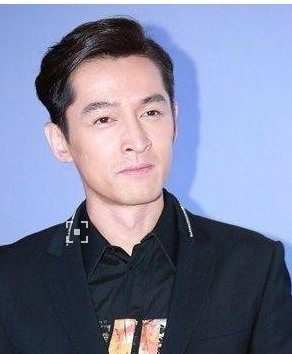
#> input picture modules/tensorrt_demo/face_alignment/test.jpg, 292 x 354 px
$ python demo.py
#> lines starting #> are read from the running program, lines starting #| are printed output that depends on the picture
#> further down, image is the input picture: PIL image 292x354 RGB; mean R, G, B 124.1, 128.9, 155.5
### modules/tensorrt_demo/face_alignment/alignment/align_trans.py
# -*- coding: utf-8 -*-

import numpy as np
import cv2
from alignment.matlab_cp2tform import get_similarity_transform_for_cv2

# reference facial points, a list of coordinates (x,y)
REFERENCE_FACIAL_POINTS = [
    [30.29459953, 51.69630051],
    [65.53179932, 51.50139999],
    [48.02519989, 71.73660278],
    [33.54930115, 92.3655014],
    [62.72990036, 92.20410156]
]

DEFAULT_CROP_SIZE = (96, 112)


class FaceWarpException(Exception):
    def __str__(self):
        return 'In File {}:{}'.format(
            __file__, super.__str__(self))


def get_reference_facial_points(output_size=None, inner_padding_factor=0.0, outer_padding=(0, 0), default_square=False):
    '''
    get reference 5 key points according to crop settings:
    0. Set default crop_size:
        if default_square:
            crop_size = (112, 112)
        else:
            crop_size = (96, 112)
    1. Pad the crop_size by inner_padding_factor in each side;
    2. Resize crop_size into (output_size - outer_padding*2),
        pad into output_size with outer_padding;
    3. Output reference_5point;
    :param output_size: (w, h) or None,size of aligned face image
    :param inner_padding_factor:  (w_factor, h_factor),padding factor for inner (w, h)
    :param outer_padding: (w_pad, h_pad), each row is a pair of coordinates (x, y)
    :param default_square: True or False,
        if True:
            default crop_size = (112, 112)
        else:
            default crop_size = (96, 112);
        make sure, if output_size is not None:
             (output_size - outer_padding) = some_scale * (default crop_size * (1.0 + inner_padding_factor))
    :return: reference_5point: 5x2 np.array, each row is a pair of transformed coordinates (x, y)
    '''
    # [7 lines of commented-out code are left out]

    tmp_5pts = np.array(REFERENCE_FACIAL_POINTS)
    tmp_crop_size = np.array(DEFAULT_CROP_SIZE)

    # 0) make the inner region a square
    if default_square:
        size_diff = max(tmp_crop_size) - tmp_crop_size
        tmp_5pts += size_diff / 2
        tmp_crop_size += size_diff

    # print('---> default:')
    # print('              crop_size = ', tmp_crop_size)
    # print('              reference_5pts = ', tmp_5pts)

    if (output_size and
            output_size[0] == tmp_crop_size[0] and
            output_size[1] == tmp_crop_size[1]):
        # print('output_size == DEFAULT_CROP_SIZE {}: return default reference points'.format(tmp_crop_size))
        return tmp_5pts

    if (inner_padding_factor == 0 and
            outer_padding == (0, 0)):
        if output_size is None:
            # print('No paddings to do: return default reference points')
            return tmp_5pts
        else:
            raise FaceWarpException(
                'No paddings to do, output_size must be None or {}'.format(tmp_crop_size))

    # check output size
    if not (0 <= inner_padding_factor <= 1.0):
        raise FaceWarpException('Not (0 <= inner_padding_factor <= 1.0)')

    if ((inner_padding_factor > 0 or outer_padding[0] > 0 or outer_padding[1] > 0)
            and output_size is None):
        output_size = tmp_crop_size * \
                      (1 + inner_padding_factor * 2).astype(np.int32)
        output_size += np.array(outer_padding)
        # print('              deduced from paddings, output_size = ', output_size)

    if not (outer_padding[0] < output_size[0]
            and outer_padding[1] < output_size[1]):
        raise FaceWarpException('Not (outer_padding[0] < output_size[0]'
                                'and outer_padding[1] < output_size[1])')

    # 1) pad the inner region according inner_padding_factor
    # print('---> STEP1: pad the inner region according inner_padding_factor')
    if inner_padding_factor > 0:
        size_diff = tmp_crop_size * inner_padding_factor * 2
        tmp_5pts += size_diff / 2
        tmp_crop_size += np.round(size_diff).astype(np.int32)

    # print('              crop_size = ', tmp_crop_size)
    # print('              reference_5pts = ', tmp_5pts)

    # 2) resize the padded inner region
    # print('---> STEP2: resize the padded inner region')
    size_bf_outer_pad = np.array(output_size) - np.array(outer_padding) * 2
    # print('              crop_size = ', tmp_crop_size)
    # print('              size_bf_outer_pad = ', size_bf_outer_pad)

    if size_bf_outer_pad[0] * tmp_crop_size[1] != size_bf_outer_pad[1] * tmp_crop_size[0]:
        raise FaceWarpException('Must have (output_size - outer_padding)'
                                '= some_scale * (crop_size * (1.0 + inner_padding_factor)')

    scale_factor = size_bf_outer_pad[0].astype(np.float32) / tmp_crop_size[0]
    # print('              resize scale_factor = ', scale_factor)
    tmp_5pts = tmp_5pts * scale_factor
    #    size_diff = tmp_crop_size * (scale_factor - min(scale_factor))
    #    tmp_5pts = tmp_5pts + size_diff / 2
    tmp_crop_size = size_bf_outer_pad
    # print('              crop_size = ', tmp_crop_size)
    # print('              reference_5pts = ', tmp_5pts)

    # 3) add outer_padding to make output_size
    reference_5point = tmp_5pts + np.array(outer_padding)
    tmp_crop_size = output_size
    # [5 lines of commented-out code are left out]

    return reference_5point


def warp_and_crop_face(src_img, facial_pts, reference_pts=None, crop_size=(96, 112), align_type='smilarity'):
    '''
    apply affine transform 'trans' to uv
    :param src_img: np.array,input image
    :param facial_pts: could be
            1)a list of K coordinates (x,y)
            2) Kx2 or 2xK np.array
            each row or col is a pair of coordinates (x, y)
    :param reference_pts:  could be
            1) a list of K coordinates (x,y)
            2) Kx2 or 2xK np.array,each row or col is a pair of coordinates (x, y)
            3) None,if None, use default reference facial points
    :param crop_size: (w, h),output face image size
    :param align_type: transform type, could be one of
            1) 'similarity': use similarity transform
            2) 'cv2_affine': use the first 3 points to do affine transform,by calling cv2.getAffineTransform()
            3) 'affine': use all points to do affine transform
    :return: face_img, face image with size (w, h) = @crop_size
    '''
    if reference_pts is None:
        if crop_size[0] == 96 and crop_size[1] == 112:
            reference_pts = REFERENCE_FACIAL_POINTS
        else:
            default_square = False
            inner_padding_factor = 0
            outer_padding = (0, 0)
            output_size = crop_size

            reference_pts = get_reference_facial_points(output_size,
                                                        inner_padding_factor,
                                                        outer_padding,
                                                        default_square)

    ref_pts = np.float32(reference_pts)
    ref_pts_shp = ref_pts.shape
    if max(ref_pts_shp) < 3 or min(ref_pts_shp) != 2:
        raise FaceWarpException(
            'reference_pts.shape must be (K,2) or (2,K) and K>2')

    if ref_pts_shp[0] == 2:
        ref_pts = ref_pts.T

    src_pts = np.float32(facial_pts)
    src_pts_shp = src_pts.shape
    if max(src_pts_shp) < 3 or min(src_pts_shp) != 2:
        raise FaceWarpException(
            'facial_pts.shape must be (K,2) or (2,K) and K>2')

    if src_pts_shp[0] == 2:
        src_pts = src_pts.T

    #    #print('--->src_pts:\n', src_pts
    #    #print('--->ref_pts\n', ref_pts

    if src_pts.shape != ref_pts.shape:
        raise FaceWarpException(
            'facial_pts and reference_pts must have the same shape')

    if align_type is 'cv2_affine':
        tfm = cv2.getAffineTransform(src_pts[0:3], ref_pts[0:3])
    #        #print(('cv2.getAffineTransform() returns tfm=\n' + str(tfm))
    elif align_type is 'affine':
        tfm = get_affine_transform_matrix(src_pts, ref_pts)
    #        #print(('get_affine_transform_matrix() returns tfm=\n' + str(tfm))
    else:
        tfm = get_similarity_transform_for_cv2(src_pts, ref_pts)
    #        #print(('get_similarity_transform_for_cv2() returns tfm=\n' + str(tfm))

    #    #print('--->Transform matrix: '
    #    #print(('type(tfm):' + str(type(tfm)))
    #    #print(('tfm.dtype:' + str(tfm.dtype))
    #    #print( tfm

    face_img = cv2.warpAffine(src_img, tfm, (crop_size[0], crop_size[1]))

    return face_img


# [45 lines left out: function get_affine_transform_matrix, not called in this run]

### modules/tensorrt_demo/face_alignment/alignment/matlab_cp2tform.py
# -*-coding: utf-8 -*-

import numpy as np
from numpy.linalg import inv, norm, lstsq
from numpy.linalg import matrix_rank as rank


class MatlabCp2tormException(Exception):
    def __str__(self):
        return "In File {}:{}".format(
                __file__, super.__str__(self))

def tformfwd(trans, uv):
    """
    Function:
    ----------
        apply affine transform 'trans' to uv

    Parameters:
    ----------
        @trans: 3x3 np.array
            transform matrix
        @uv: Kx2 np.array
            each row is a pair of coordinates (x, y)

    Returns:
    ----------
        @xy: Kx2 np.array
            each row is a pair of transformed coordinates (x, y)
    """
    uv = np.hstack((
        uv, np.ones((uv.shape[0], 1))
    ))
    xy = np.dot(uv, trans)
    xy = xy[:, 0:-1]
    return xy


# [21 lines left out: function tforminv, not called in this run]


def findNonreflectiveSimilarity(uv, xy, options=None):

    options = {'K': 2}

    K = options['K']
    M = xy.shape[0]
    x = xy[:, 0].reshape((-1, 1))  # use reshape to keep a column vector
    y = xy[:, 1].reshape((-1, 1))  # use reshape to keep a column vector
    # print('--->x, y:\n', x, y

    tmp1 = np.hstack((x, y, np.ones((M, 1)), np.zeros((M, 1))))
    tmp2 = np.hstack((y, -x, np.zeros((M, 1)), np.ones((M, 1))))
    X = np.vstack((tmp1, tmp2))
    # print('--->X.shape: ', X.shape
    # print('X:\n', X

    u = uv[:, 0].reshape((-1, 1))  # use reshape to keep a column vector
    v = uv[:, 1].reshape((-1, 1))  # use reshape to keep a column vector
    U = np.vstack((u, v))
    # print('--->U.shape: ', U.shape
    # print('U:\n', U

    # We know that X * r = U
    if rank(X) >= 2 * K:
        r, _, _, _ = lstsq(X, U,rcond=None)
        r = np.squeeze(r)
    else:
        raise Exception("cp2tform: two Unique Points Req")

    # print('--->r:\n', r

    sc = r[0]
    ss = r[1]
    tx = r[2]
    ty = r[3]

    Tinv = np.array([
        [sc, -ss, 0],
        [ss,  sc, 0],
        [tx,  ty, 1]
    ])

    # print('--->Tinv:\n', Tinv

    T = inv(Tinv)
    # print('--->T:\n', T

    T[:, 2] = np.array([0, 0, 1])

    return T, Tinv


def findSimilarity(uv, xy, options=None):

    options = {'K': 2}

#    uv = np.array(uv)
#    xy = np.array(xy)

    # Solve for trans1
    trans1, trans1_inv = findNonreflectiveSimilarity(uv, xy, options)

    # Solve for trans2

    # manually reflect the xy data across the Y-axis
    xyR = xy
    xyR[:, 0] = -1 * xyR[:, 0]

    trans2r, trans2r_inv = findNonreflectiveSimilarity(uv, xyR, options)

    # manually reflect the tform to undo the reflection done on xyR
    TreflectY = np.array([
        [-1, 0, 0],
        [0, 1, 0],
        [0, 0, 1]
    ])

    trans2 = np.dot(trans2r, TreflectY)

    # Figure out if trans1 or trans2 is better
    xy1 = tformfwd(trans1, uv)
    norm1 = norm(xy1 - xy)

    xy2 = tformfwd(trans2, uv)
    norm2 = norm(xy2 - xy)

    if norm1 <= norm2:
        return trans1, trans1_inv
    else:
        trans2_inv = inv(trans2)
        return trans2, trans2_inv


def get_similarity_transform(src_pts, dst_pts, reflective = True):
    """
    Function:
    ----------
        Find Similarity Transform Matrix 'trans':
            u = src_pts[:, 0]
            v = src_pts[:, 1]
            x = dst_pts[:, 0]
            y = dst_pts[:, 1]
            [x, y, 1] = [u, v, 1] * trans

    Parameters:
    ----------
        @src_pts: Kx2 np.array
            source points, each row is a pair of coordinates (x, y)
        @dst_pts: Kx2 np.array
            destination points, each row is a pair of transformed
            coordinates (x, y)
        @reflective: True or False
            if True:
                use reflective similarity transform
            else:
                use non-reflective similarity transform

    Returns:
    ----------
       @trans: 3x3 np.array
            transform matrix from uv to xy
        trans_inv: 3x3 np.array
            inverse of trans, transform matrix from xy to uv
    """

    if reflective:
        trans, trans_inv = findSimilarity(src_pts, dst_pts)
    else:
        trans, trans_inv = findNonreflectiveSimilarity(src_pts, dst_pts)

    return trans, trans_inv


def cvt_tform_mat_for_cv2(trans):
    """
    Function:
    ----------
        Convert Transform Matrix 'trans' into 'cv2_trans' which could be
        directly used by cv2.warpAffine():
            u = src_pts[:, 0]
            v = src_pts[:, 1]
            x = dst_pts[:, 0]
            y = dst_pts[:, 1]
            [x, y].T = cv_trans * [u, v, 1].T

    Parameters:
    ----------
        @trans: 3x3 np.array
            transform matrix from uv to xy

    Returns:
    ----------
        @cv2_trans: 2x3 np.array
            transform matrix from src_pts to dst_pts, could be directly used
            for cv2.warpAffine()
    """
    cv2_trans = trans[:, 0:2].T

    return cv2_trans


def get_similarity_transform_for_cv2(src_pts, dst_pts, reflective = True):
    """
    Function:
    ----------
        Find Similarity Transform Matrix 'cv2_trans' which could be
        directly used by cv2.warpAffine():
            u = src_pts[:, 0]
            v = src_pts[:, 1]
            x = dst_pts[:, 0]
            y = dst_pts[:, 1]
            [x, y].T = cv_trans * [u, v, 1].T

    Parameters:
    ----------
        @src_pts: Kx2 np.array
            source points, each row is a pair of coordinates (x, y)
        @dst_pts: Kx2 np.array
            destination points, each row is a pair of transformed
            coordinates (x, y)
        reflective: True or False
            if True:
                use reflective similarity transform
            else:
                use non-reflective similarity transform

    Returns:
    ----------
        @cv2_trans: 2x3 np.array
            transform matrix from src_pts to dst_pts, could be directly used
            for cv2.warpAffine()
    """
    trans, trans_inv = get_similarity_transform(src_pts, dst_pts, reflective)
    cv2_trans = cvt_tform_mat_for_cv2(trans)

    return cv2_trans


# [87 lines that do not run on import are left out]

### modules/tensorrt_demo/face_alignment/demo.py
# -*-coding: utf-8 -*-
import os, sys

sys.path.append(os.path.dirname(__file__))
import numpy as np
import cv2
import PIL.Image as Image
from alignment import align_trans


def show_landmark_boxes(win_name, image, landmarks_list, boxes):
    '''
    显示landmark和boxes
    :param win_name:
    :param image:
    :param landmarks_list: [[x1, y1], [x2, y2]]
    :param boxes:     [[ x1, y1, x2, y2],[ x1, y1, x2, y2]]
    :return:
    '''
#> called with win_name = 'image', landmarks_list = array of shape (1, 5, 2), boxes = array of shape (1, 4)
    point_size = 1
    point_color = (0, 0, 255)  # BGR
    thickness = 4  # 可以为 0 、4、8
    for landmarks in landmarks_list:
        for landmark in landmarks:
            # 要画的点的坐标
            point = (int(landmark[0]), int(landmark[1]))
            cv2.circle(image, point, point_size, point_color, thickness)
#> image: shape (354, 292, 3)
    show_image_boxes(win_name, image, boxes)


def show_image_boxes(win_name, image, boxes_list):
    '''
    :param win_name:
    :param image:
    :param boxes_list:[[ x1, y1, x2, y2],[ x1, y1, x2, y2]]
    :return:
    '''
#> called with win_name = 'image', boxes_list = array of shape (1, 4)
    for box in boxes_list:
        x1, y1, x2, y2 = box
        point1 = (int(x1), int(y1))
        point2 = (int(x2), int(y2))
        cv2.rectangle(image, point1, point2, (0, 0, 255), thickness=2)
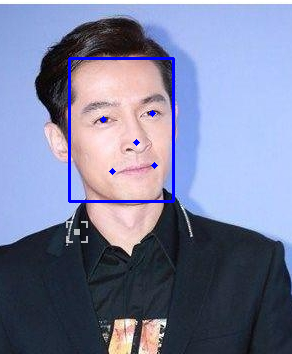
#> image: shape (354, 292, 3); mean of channels 0, 1, 2 121.8, 126.9, 157.2; drawn as R, G, B
    image = Image.fromarray(image)
    image.show(win_name)


if __name__ == "__main__":
    image_path = "./test.jpg"
    image = Image.open(image_path)
    # face detection from MTCNN
    bbox_score = np.asarray([[69.48486808, 58.12609892, 173.92575279, 201.95947894, 0.99979943]])
    landmarks = np.asarray([[[103.97721, 119.6718],
                             [152.35837, 113.06249],
                             [136.67535, 142.62952],
                             [112.62607, 171.1305],
                             [154.60092, 165.12515]]])

    bboxes = bbox_score[:, :4]
    scores = bbox_score[:, 4:]
    # show bbox_score and bounding boxes
    show_landmark_boxes("image", np.array(image), landmarks, bboxes)
    output_size = [112, 112]
    # get reference facial points
    refrence = align_trans.get_reference_facial_points(output_size, default_square=True)

    # face alignment and crop face roi
    faces_list = []
    for landmark in landmarks:
        warped_face = align_trans.warp_and_crop_face(np.array(image), landmark, refrence, crop_size=output_size)
        faces_list.append(warped_face)
#> this loop made 1 pass
#> pass 1, in warp_and_crop_face, `face_img = cv2.warpAffine(src_img, tfm, (crop_size[0], crop_size[1]))`:
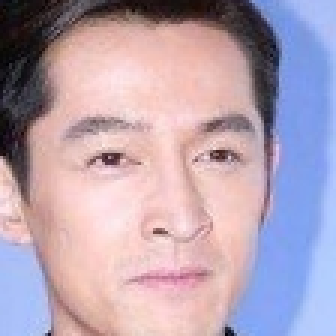
#> face_img: shape (112, 112, 3) (shown 3 times larger); mean of channels 0, 1, 2 180.8, 162.4, 178.2; drawn as R, G, B
#> after the loop, faces_list = 1 item

    # show alignment face
    for face in faces_list:
        face = Image.fromarray(face)
        face.show("alignment-face")

$ run again, with modules/tensorrt_demo/face_alignment/alignment.jpg copied over modules/tensorrt_demo/face_alignment/test.jpg
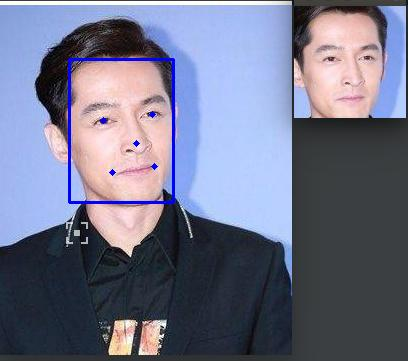
#> input picture modules/tensorrt_demo/face_alignment/alignment.jpg, 408 x 361 px
#> image is the input picture: PIL image 408x361 RGB; mean R, G, B 112.2, 114.9, 137.7
#> after the loop in show_image_boxes, `for box in boxes_list:`:
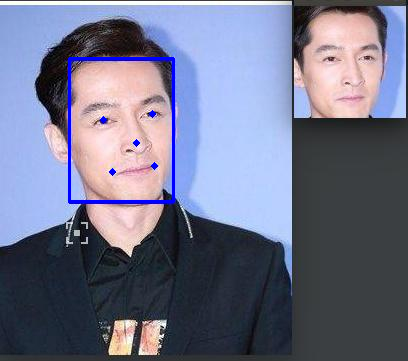
#> image: shape (361, 408, 3); mean of channels 0, 1, 2 111.9, 114.6, 138.3; drawn as R, G, B
#> the loop `for landmark in landmarks:` made 1 pass
#> pass 1, in warp_and_crop_face, `face_img = cv2.warpAffine(src_img, tfm, (crop_size[0], crop_size[1]))`:
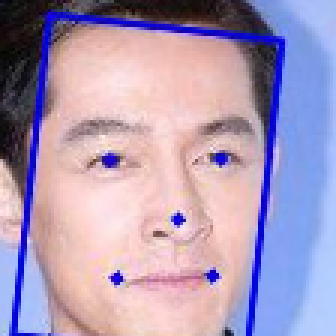
#> face_img: shape (112, 112, 3) (shown 3 times larger); mean of channels 0, 1, 2 172.1, 154.5, 183.2; drawn as R, G, B
#> after the loop `for landmark in landmarks:`: faces_list = 1 item
#> the loop `for face in faces_list:` made 1 pass
